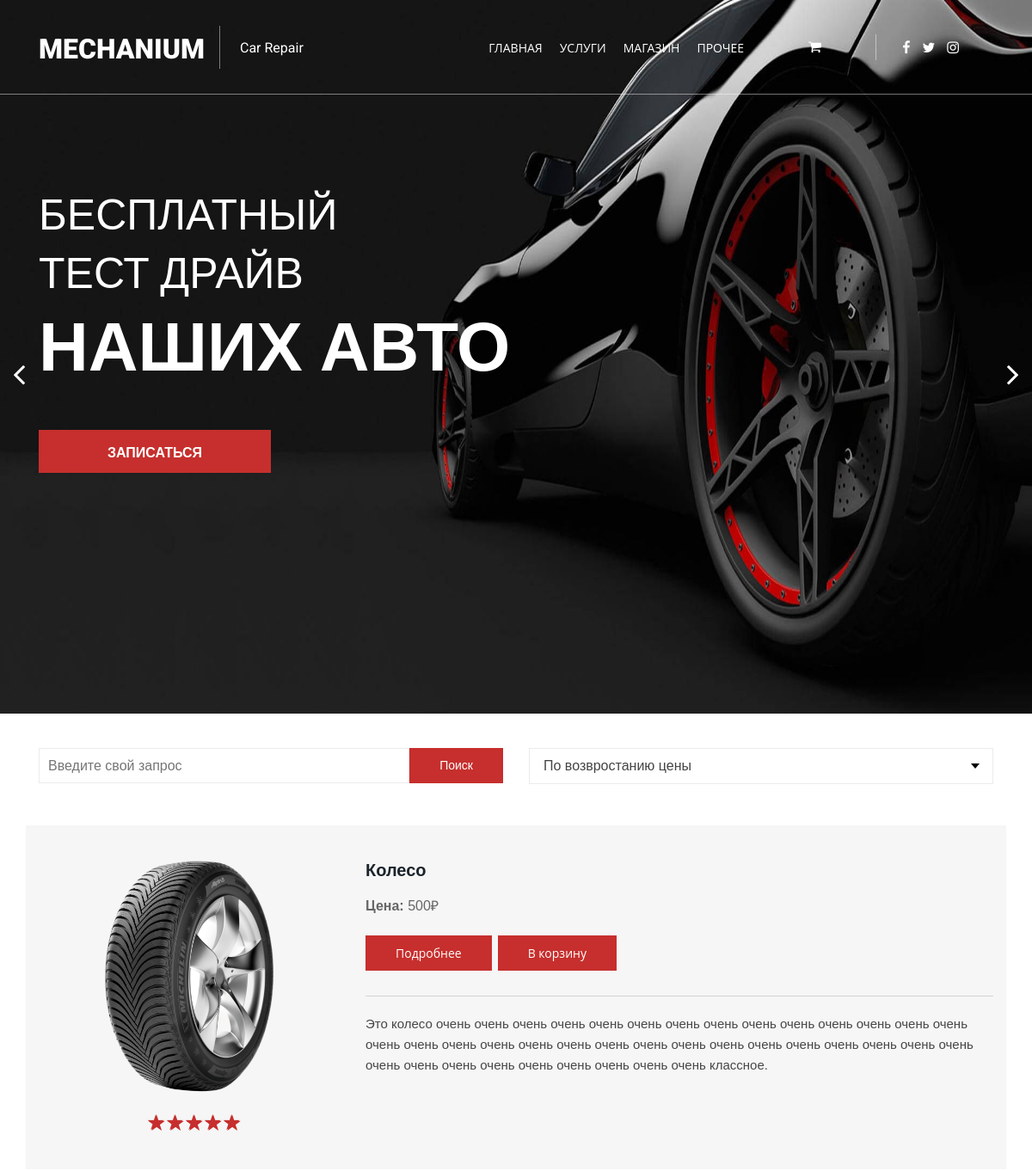
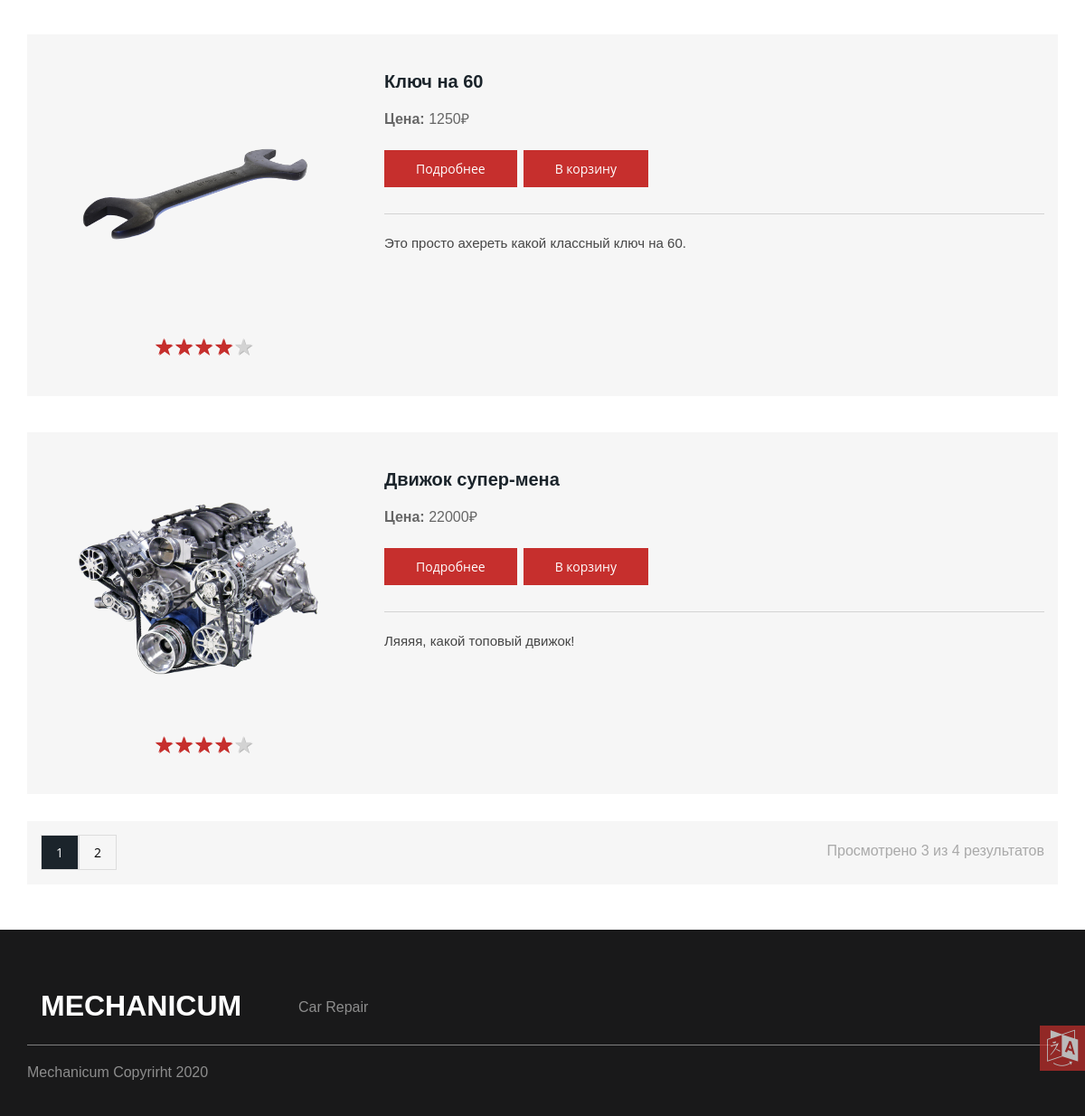
Page /shop on the committed database (2 pictures, top to bottom).
### CarShowroom/models.py (models this page shows, shortened)
class Product(models.Model):
    name = models.CharField('Название', max_length=200)
    description = models.TextField('Описание')
    price = models.PositiveIntegerField("Цена")
    picture = models.ImageField("Изображение")
    rating = models.PositiveSmallIntegerField("Рейтинг", default=0)
    slug = models.SlugField(max_length=160, unique=True)
    def get_absolute_url(self):
        return reverse("product_page", kwargs={"slug": self.slug})
    class Meta:
        verbose_name = "Деталь"
        verbose_name_plural = "Детали"

### CarShowroom/views.py (the view)
# urls.py: path("shop", views.ShopView.as_view(), name='shop_page'),
class ShopView(ListView):
    model = Product
    queryset = Product.objects.all()
    template_name = "shop.html"
    paginate_by = 3

### templates/shop.html (shortened to what this page needs)
{% extends 'base.html' %}
{% load static %}
{% block content %}
<section>
    <div class="container">
        <div class="row">
            <div class="filter">
                <div class="col-lg-6">
                    <form action="{% url 'shop_search' %}" method="get">
                        <div class="search">
                            <input type="text" name="search_query" placeholder="Введите свой запрос" required>
                            <button type="submit">Поиск</button>
                        </div>
                    </form>
                </div>
                <div class="col-lg-6">
                    <div class="sort">
                        <select name="" id="">
                            <option value="">По возвростанию цены</option>
                        </select>
                    </div>
                </div>
            </div>
        </div>
    </div>
    <div class="container">
        {% for product in product_list %}
        <div class="row">
            <div class="item">
                <div class="col-lg-4">
                    <div class="outer-item-picture">
                        <img class="itemPicture" src="{{ product.picture.url }}" alt="">
                    </div>
                    <div class="rating-area">
                        <label for="star-5" title="Оценка «5»" {% if product.rating >= 5 %}style="color: #c62f2d;
	text-shadow: 1px 1px #c62f2d;"{% endif %}></label>
                        <label for="star-4" title="Оценка «4»" {% if product.rating >= 4 %}style="color: #c62f2d;
	text-shadow: 1px 1px #c62f2d;"{% endif %}></label>
                        <label for="star-3" title="Оценка «3»" {% if product.rating >= 3 %}style="color: #c62f2d;
	text-shadow: 1px 1px #c62f2d;"{% endif %}></label>
                        <label for="star-2" title="Оценка «2»" {% if product.rating >= 2 %}style="color: #c62f2d;
	text-shadow: 1px 1px #c62f2d;"{% endif %}></label>
                        <label for="star-1" title="Оценка «1»" {% if product.rating >= 1 %}style="color: #c62f2d;
	text-shadow: 1px 1px #c62f2d;"{% endif %}></label>
                    </div>
                </div>
                <div class="col-lg-8">
                    <h5><b class="itemTitle">{{ product.name }}</b></h5>
                    <h6><b>Цена:</b>
                        <spin class="itemPrice">{{ product.price }}₽</spin>
                    </h6>
                    <ul class="icons">
                        <li><a href="{{ product.get_absolute_url }}">
                            <button class="itemButton">Подробнее</button>
                        </a></li>
                        <li>
                            <button class="itemButton cartPlus" data-slug="{{ product.slug }}">В корзину</button>
                        </li>
                    </ul>
                    <hr>
                    <p>
                        {{ product.description }}
                    </p>
                </div>
            </div>
        </div>
        {% endfor %}
    </div>
    <div class="container">
        <div class="row">
            {% include 'include/pagination.html' %}
        </div>
    </div>
</section>
{% endblock content %}

### templates/base.html (shortened to what this page needs)
<!DOCTYPE html>
{% load i18n %}
{% load static %}
<html lang="ru">
    <head>
    <link rel="stylesheet" href="https://stackpath.bootstrapcdn.com/bootstrap/4.4.1/css/bootstrap.min.css">
    <link rel="stylesheet" href="https://maxcdn.bootstrapcdn.com/font-awesome/4.5.0/css/font-awesome.min.css">
    <link rel="stylesheet" href="{% static 'style/style.css' %}">
    <link rel="stylesheet" href="{% static 'style/font-awesome-4.7.0/css/font-awesome.min.css' %}">
    <link rel="stylesheet" href="{% static 'style/animate.css' %}">
</head>
<body>
    {% include 'include/header.html' %}
    {% block content %}
    {% endblock content %}
    {% include 'include/pop-out-menu.html' %}
    {% include 'include/footer.html' %}
</body>
</html>

### templates/include/header.html (shortened to what this page needs)
{% load i18n %}
{% load static %}
<header id="main_header">
    <div class="header">
        <div class="container">
            <div class="row">
                <div class="col-lg-2">
                    <div class="header_label">
                        <h2>MECHANIUM</h2>
                    </div>
                </div>
                <div class="col-lg-2">
                    <div class="header_second_label">
                        <p>Car Repair</p>
                    </div>
                </div>
                <div class="col-lg-5">
                    <ul class="header_menu">
                        <li><a href="{% url 'main_page' %}">{% trans 'ГЛАВНАЯ' %}</a></li>
                        <li><a href="#">{% trans 'УСЛУГИ' %}</a></li>
                        <li><a href="{% url 'shop_page' %}">{% trans 'МАГАЗИН' %}</a></li>
                        <li><a href="#">{% trans 'ПРОЧЕЕ' %}</a></li>
                    </ul>
                </div>
                <div class="col-lg-1">
                    <div class="header_icons_cart">
                        <a href="{% url 'cart_page' %}"><i class="fa fa-shopping-cart" aria-hidden="true"></i></a>
                    </div>
                </div>
                <div class="col-lg-2">
                    <div class="inner_header_icons">
                        <i class="fa fa-facebook" aria-hidden="true"></i>
                        <i class="fa fa-twitter" aria-hidden="true"></i>
                        <i class="fa fa-instagram" aria-hidden="true"></i>
                    </div>
                </div>
            </div>
        </div>
    </div>
    <div class="container">
        <div class="row">
            <div class="col-lg-8">
                <div class="slider_text">
                    <h2>{% trans 'БЕСПЛАТНЫЙ' %}</h2>
                    <h2>{% trans 'ТЕСТ ДРАЙВ' %}</h2>
                    <h1>{% trans 'НАШИХ АВТО' %}</h1>
                </div>
                <a href="{% url 'test_drive' %}"><button class="slider_button">{% trans 'ЗАПИСАТЬСЯ' %}</button></a>
            </div>
        </div>
    </div>
    <div class="slider">
        <img class="slider_img" src="{% static 'img/slider-1.jpg' %}" alt="1" data-name="picture">
        <div class="arrows">
            <i class="fa fa-angle-left arr_left"></i>
            <i class="fa fa-angle-right arr_right"></i>
        </div>
    </div>
</header>

### templates/include/pagination.html (shortened to what this page needs)
<div class="pagination">
    <div class="col-lg-8">
        <ul class="pagination-ul">
            {% if paginator.page_range|length > 1 %}
                {% for i in paginator.page_range %}
                    {% if page_obj.number == i %}
                        <li class="pagination__item active">
                            <a class="pagination__link" href="#">{{ i }}</a>
                        </li>
                    {% elif i > page_obj.number|add:'-4' and i < page_obj.number|add:'4' %}
                        <li class="pagination__item">
                            <a class="pagination__link" href="?{{ q }}page={{ i }}">{{ i }}</a>
                        </li>
                    {% endif %}
                {% endfor %}
            {% endif %}
        </ul>
    </div>
    <div class="col-lg-4">
        <h6>Просмотрено {{ page_obj.end_index }} из {{ page_obj.paginator.count }} результатов</h6>
    </div>
</div>

### templates/include/pop-out-menu.html (shortened to what this page needs)
{% load i18n %}
<div class="pop-language">
    <div class="pop-language-icon">
        <i class="fa fa-language" aria-hidden="true"></i>
    </div>
</div>

### templates/include/footer.html
<footer>
    <div class="container">
        <div class="row footer_framme">
            <div class="row">
                <div class="col-lg-3">
                    <div class="footer_label1">
                        <h2><strong>Mechanicum</strong></h2>
                    </div>
                </div>
                <div class="col-lg-2">
                    <div class="footer_label2">
                        <h6>Car Repair</h6>
                    </div>
                </div>
            </div>
            <hr>
            <div class="row">
                <div class="col-lg-3 footer_pad_o">
                    <div class="footer_label2">
                        <h6>Mechanicum Copyrirht 2020</h6>
                    </div>
                </div>
                <div class="col-lg-2 offset-lg-7 footer_pad_o col-md-12">
                    <div class="footer_icons">
                        <i class="fa fa-facebook" aria-hidden="true"></i>
                        <i class="fa fa-twitter" aria-hidden="true"></i>
                        <i class="fa fa-instagram" aria-hidden="true"></i>
                    </div>
                </div>
            </div>
        </div>
    </div>
</footer>

### rows in the picture
Product: picture (picture), rating 5 (drawn), name "Колесо", price "500", description "Это колесо очень очень очень очень очень очень очень очень очень очень очень очень очень очень очень очень очень очень очень очень очень очень очень очень очень очень очень очень очень очень очень очень очень очень очень очень очень очень очень классное."
Product: picture (picture), rating 4 (drawn), name "Ключ на 60", price "1250", description "Это просто ахереть какой классный ключ на 60."
Product: picture (picture), rating 4 (drawn), name "Движок супер-мена", price "22000", description "Ляяяя, какой топовый движок!"

### other values in the picture
{{ i }} "1"
{{ i }} "2"
{{ page_obj.end_index }} "3"
{{ page_obj.paginator.count }} "4"
